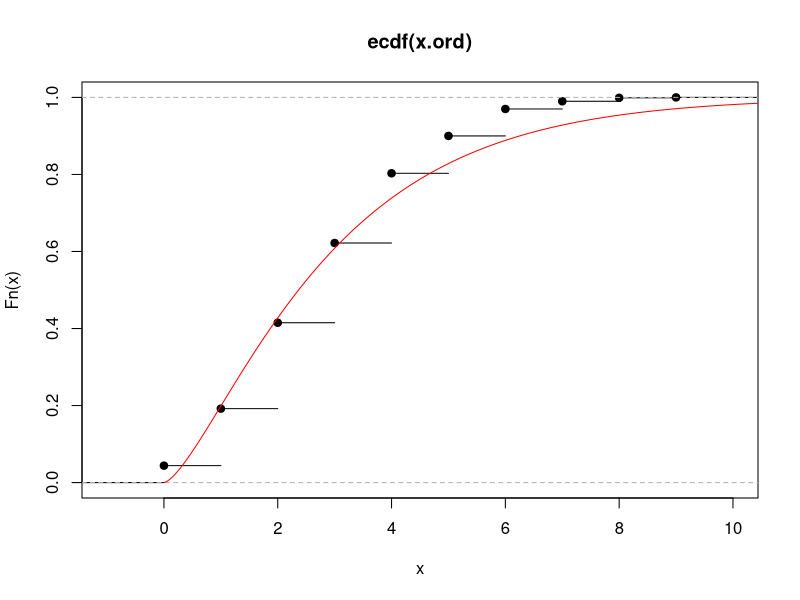
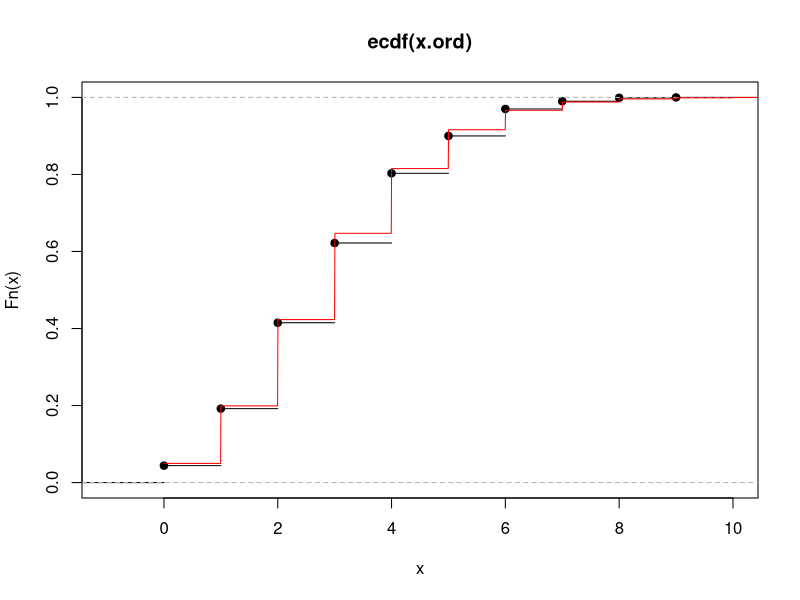
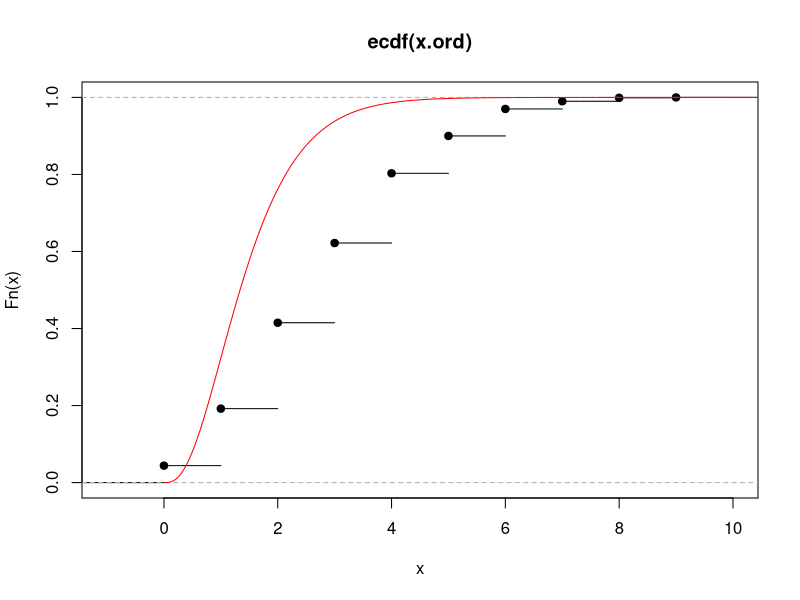

R code for these plots, in order:
## Codigo: Exemplos de aplicacao do teste K-S:

# Gerando dados hipoteticos

n <- 1000
x <- rpois(n, lambda=3)

## Para a distribuicao Qui^2_9:
# Passo 1:
x.ord <- sort(x)

# Passo2:
p.chi <- pchisq(x.ord, df = 3)

# Passo 3:

p.ecdf <- ecdf(x.ord)
p <- p.ecdf(x.ord)

# Passo 4:

dif <- abs(p.chi-p)

# Passo 5:

maximo <- max(dif) 

# Valor tabelado:

alfa <- 0.05
n <- length(x) 
Dtab <- sqrt(-log(alfa/2)/(2*n))

# Decisao:

if(maximo>Dtab){
  print("Rejeita H0!")
}else{
  print("Não rejeita H0!")
}


## Comparação da acumulada empirica com
## teorica



plot(p.ecdf)
x.aux <- seq(0,11, length.out=2000)
lines(x.aux, pchisq(x.aux, df = 3), col="red")


## Teste com a funcao do R:

ks.test(x = x, "pchisq", 3)



## Teste para uma Poisson(3):

# Passo 1:
x.ord <- sort(x)

# Passo2:
p.teo <- ppois(x.ord, lambda = 3)

# Passo 3:

p.ecdf <- ecdf(x.ord)
p <- p.ecdf(x.ord)

# Passo 4:

dif <- abs(p.teo-p)

# Passo 5:

maximo <- max(dif) 

# Valor tabelado:

alfa <- 0.05
n <- length(x) 
Dtab <- sqrt(-log(alfa/2)/(2*n))

# Decisao:

if(maximo>Dtab){
  print("Rejeita H0!")
}else{
  print("Não rejeita H0!")
}


## Comparação da acumulada empirica com
## teorica

plot(p.ecdf)
x.aux <- seq(0,11, length.out=2000)
lines(x.aux, ppois(x.aux, lambda = 3), col="red")


## Teste com a funcao do R:

ks.test(x = x.ord, "ppois", lambda=3)




## Teste para uma Gama(3,2):

# Passo 1:
x.ord <- sort(x)

# Passo2:
p.teo <- pgamma(x.ord, shape =  3, rate = 2)

# Passo 3:

p.ecdf <- ecdf(x.ord)
p <- p.ecdf(x.ord)

# Passo 4:

dif <- abs(p.teo-p)

# Passo 5:

maximo <- max(dif) 

# Valor tabelado:

alfa <- 0.05
n <- length(x) 
Dtab <- sqrt(-log(alfa/2)/(2*n))

# Decisao:

if(maximo>Dtab){
  print("Rejeita H0!")
}else{
  print("Não rejeita H0!")
}


## Comparação da acumulada empirica com
## teorica

plot(p.ecdf)
x.aux <- seq(0,11, length.out=2000)
lines(x.aux, pgamma(x.aux, shape = 3, rate = 2), col="red")


## Teste com a funcao do R:

ks.test(x = x.ord, "pgamma", 3, 2)


